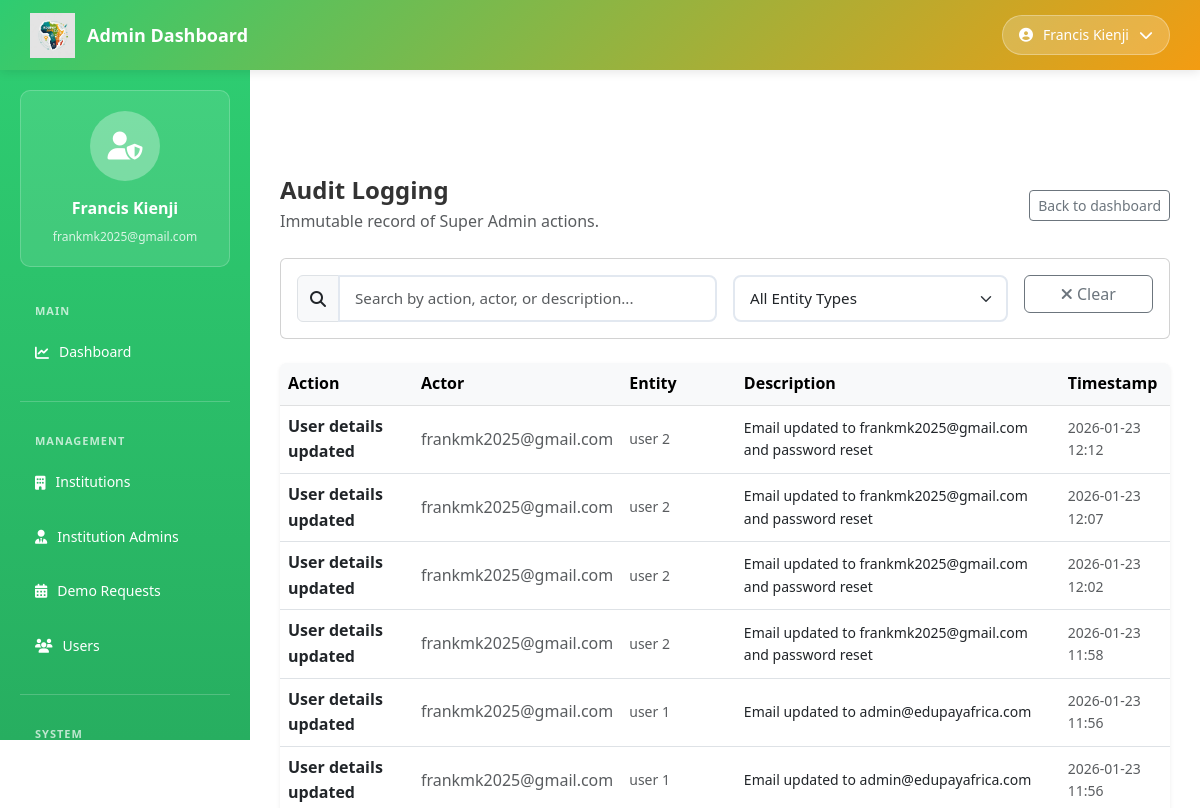
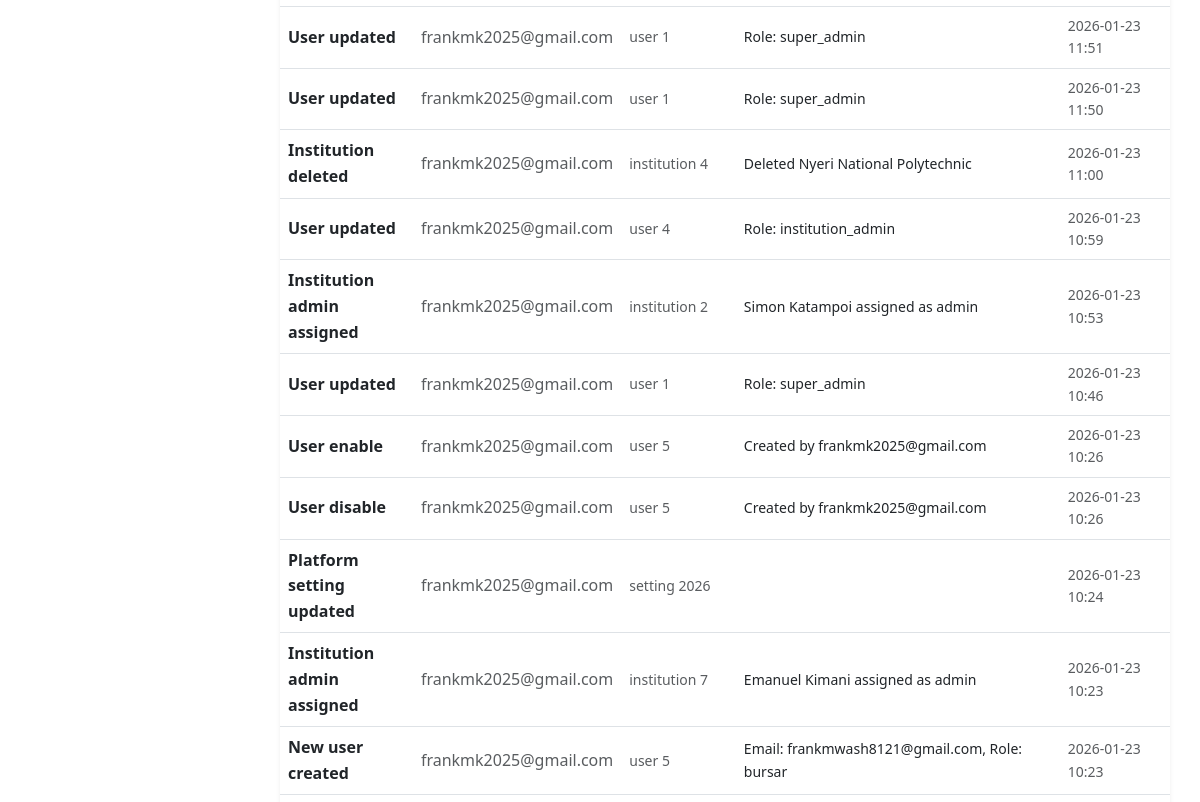
/platform-admin/audit-logs/ (signed in, upper part), run on an earlier commit of the app's database (2 pictures, top to bottom).
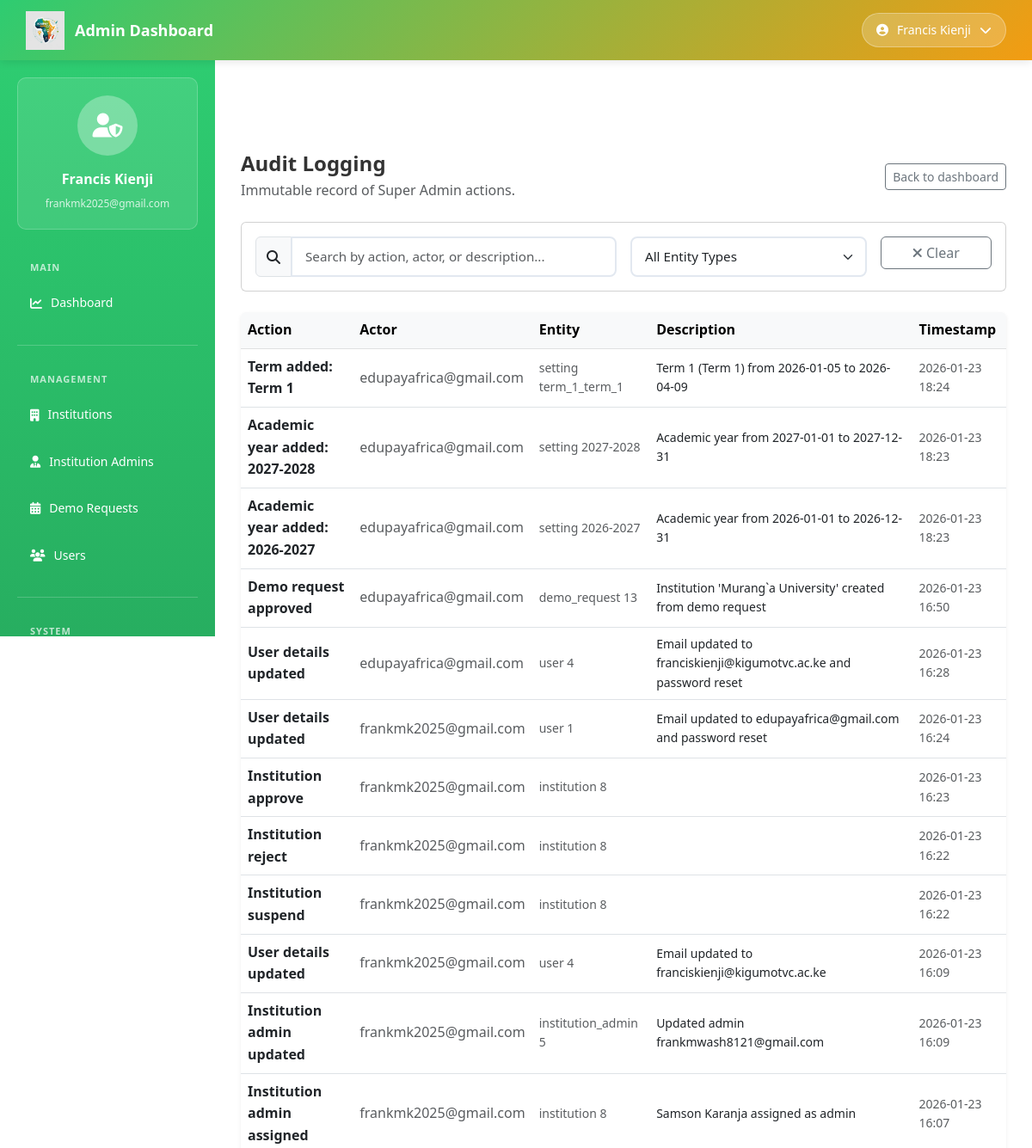
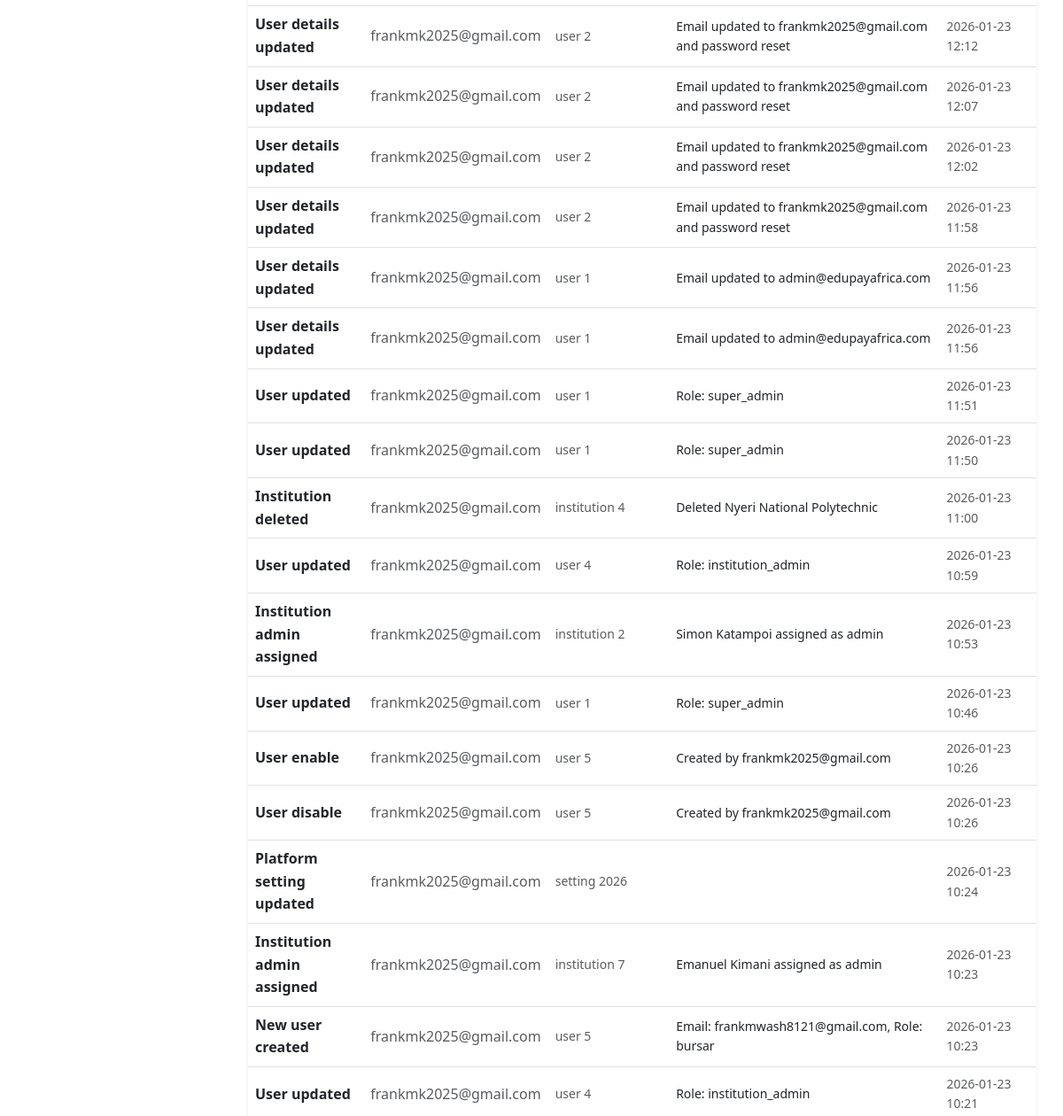
And on a later commit of the database (2 pictures, top to bottom).
### platform_admin/models.py (models this page shows, shortened)
class AuditLog(models.Model):
	action = models.CharField(max_length=255)
	actor = models.ForeignKey(User, on_delete=models.SET_NULL, null=True, blank=True)
	entity_type = models.CharField(max_length=100, blank=True)
	entity_id = models.CharField(max_length=100, blank=True)
	description = models.TextField(blank=True)
	created_at = models.DateTimeField(auto_now_add=True)
	class Meta:
		ordering = ["-created_at"]
		verbose_name = "Audit Log"
		verbose_name_plural = "Audit Logs"

### platform_admin/views.py (the view)
# urls.py: path("audit-logs/", views.audit_logs, name="audit_logs"),
@login_required
@super_admin_required
def audit_logs(request):
	logs = AuditLog.objects.select_related("actor").all()
	return render(request, "platform_admin/audit_logs.html", {"logs": logs})

### EduPayAfrica/context_processors.py (called while the page is built)
def firebase_config(request):
    return {
        'firebase_config': mark_safe(json.dumps(settings.FIREBASE_CONFIG))
    }

### platform_admin/views.py (called while the page is built)
def _super_admin_check(user):
	return user.is_authenticated and user.is_active and user.is_staff and user.is_superuser

### platform_admin/templates/platform_admin/audit_logs.html (shortened to what this page needs)
{% extends "platform_admin/base_admin.html" %}
{% block admin_content %}
    <div class="d-flex justify-content-between align-items-center mb-4">
        <div>
            <h1 class="h4 fw-bold mb-1">Audit Logging</h1>
            <p class="text-muted mb-0">Immutable record of Super Admin actions.</p>
        </div>
        <a class="btn btn-outline-secondary btn-sm" href="{% url 'platform_admin:dashboard' %}">Back to dashboard</a>
    </div>
    <div class="card mb-4">
        <div class="card-body">
            <div class="row g-3">
                <div class="col-md-6">
                    <div class="input-group">
                        <span class="input-group-text"><i class="fas fa-search"></i></span>
                        <input type="text" id="searchInput" class="form-control" placeholder="Search by action, actor, or description...">
                    </div>
                </div>
                <div class="col-md-4">
                    <select id="entityFilter" class="form-select">
                        <option value="">All Entity Types</option>
                    </select>
                </div>
                <div class="col-md-2">
                    <button id="clearFilters" class="btn btn-outline-secondary w-100">
                        <i class="fas fa-times"></i> Clear
                    </button>
                </div>
            </div>
        </div>
    </div>
    <div class="table-responsive shadow-sm rounded bg-white">
        <table class="table align-middle mb-0">
            <thead class="table-light">
                <tr>
                    <th>Action</th>
                    <th>Actor</th>
                    <th>Entity</th>
                    <th>Description</th>
                    <th>Timestamp</th>
                </tr>
            </thead>
            <tbody>
                {% for log in logs %}
                <tr>
                    <td class="fw-semibold">{{ log.action }}</td>
                    <td class="text-muted">{{ log.actor }}</td>
                    <td class="small text-muted">{{ log.entity_type }} {{ log.entity_id }}</td>
                    <td class="small">{{ log.description }}</td>
                    <td class="small text-muted">{{ log.created_at|date:"Y-m-d H:i" }}</td>
                </tr>
                {% empty %}
                <tr><td colspan="5" class="text-center text-muted py-4">No audit events captured yet.</td></tr>
                {% endfor %}
            </tbody>
        </table>
{% endblock %}

What changed in the data, as far as the page shows it:
added AuditLog: action "Term added: Term 1", actor "edupayafrica@gmail.com", entity_type "setting", entity_id "term_1_term_1", description "Term 1 (Term 1) from 2026-01-05 to 2026-04-09", created_at "2026-01-23 18:24"
added AuditLog: action "Academic year added: 2027-2028", actor "edupayafrica@gmail.com", entity_type "setting", entity_id "2027-2028", description "Academic year from 2027-01-01 to 2027-12-31", created_at "2026-01-23 18:23"
added AuditLog: action "Academic year added: 2026-2027", actor "edupayafrica@gmail.com", entity_type "setting", entity_id "2026-2027", description "Academic year from 2026-01-01 to 2026-12-31", created_at "2026-01-23 18:23"
added AuditLog: action "Demo request approved", actor "edupayafrica@gmail.com", entity_type "demo_request", entity_id "13", description "Institution 'Murang`a University' created from demo request", created_at "2026-01-23 16:50"
added AuditLog: action "User details updated", actor "edupayafrica@gmail.com", entity_type "user", entity_id "4", description "Email updated to franciskienji@kigumotvc.ac.ke and password reset", created_at "2026-01-23 16:28"
added AuditLog: action "User details updated", actor "frankmk2025@gmail.com", entity_type "user", entity_id "1", description "Email updated to edupayafrica@gmail.com and password reset", created_at "2026-01-23 16:24"
added AuditLog: action "Institution approve", actor "frankmk2025@gmail.com", entity_type "institution", entity_id "8", created_at "2026-01-23 16:23"
added AuditLog: action "Institution reject", actor "frankmk2025@gmail.com", entity_type "institution", entity_id "8", created_at "2026-01-23 16:22"
added AuditLog: action "Institution suspend", actor "frankmk2025@gmail.com", entity_type "institution", entity_id "8", created_at "2026-01-23 16:22"
added AuditLog: action "User details updated", actor "frankmk2025@gmail.com", entity_type "user", entity_id "4", description "Email updated to franciskienji@kigumotvc.ac.ke", created_at "2026-01-23 16:09"
added AuditLog: action "Institution admin updated", actor "frankmk2025@gmail.com", entity_type "institution_admin", entity_id "5", description "Updated admin frankmwash8121@gmail.com", created_at "2026-01-23 16:09"
added AuditLog: action "Institution admin assigned", actor "frankmk2025@gmail.com", entity_type "institution", entity_id "8", description "Samson Karanja assigned as admin", created_at "2026-01-23 16:07"
now on this page (row unchanged): AuditLog: action "User updated", actor "frankmk2025@gmail.com", entity_type "user", entity_id "4", description "Role: institution_admin", created_at "2026-01-23 10:21"
